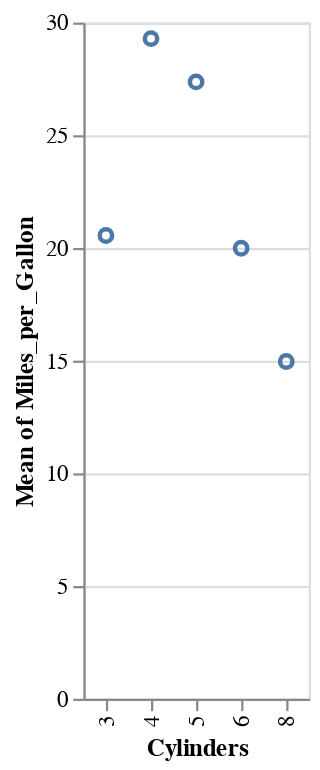

The code cell stored with this chart in its notebook:
### Markdown cell above
##### Data Transformation: Aggregation and Filter

You can generate plot of summary statistics without calculating it. The options include: 

- sum
- average/mean
- median
- q1,q3
- min,max
- count

You can also include filter to exclude any part of the data or use calculate to generate new attribute to plot.

### Code cell
alt.Chart(cars).mark_point().encode(
    alt.Y('mean(Miles_per_Gallon):Q'),
    alt.X('Cylinders:O')
)

### Figure 1 — Vega-Lite specification as saved in the notebook (floating-point values rounded to 4 significant figures; data arrays with more than 128 entries replaced by an {"elided": "..."} marker saying what was removed)
{"config": {"view": {"continuousWidth": 300, "continuousHeight": 300}}, "data": {"name": "data-583e73726c1545c56c203344161a975c"}, "mark": {"type": "point"}, "encoding": {"x": {"field": "Cylinders", "type": "ordinal"}, "y": {"aggregate": "mean", "field": "Miles_per_Gallon", "type": "quantitative"}}, "$schema": "https://vega.github.io/schema/vega-lite/v5.20.1.json", "datasets": {"data-583e73726c1545c56c203344161a975c": {"elided": "406 records"}}}
